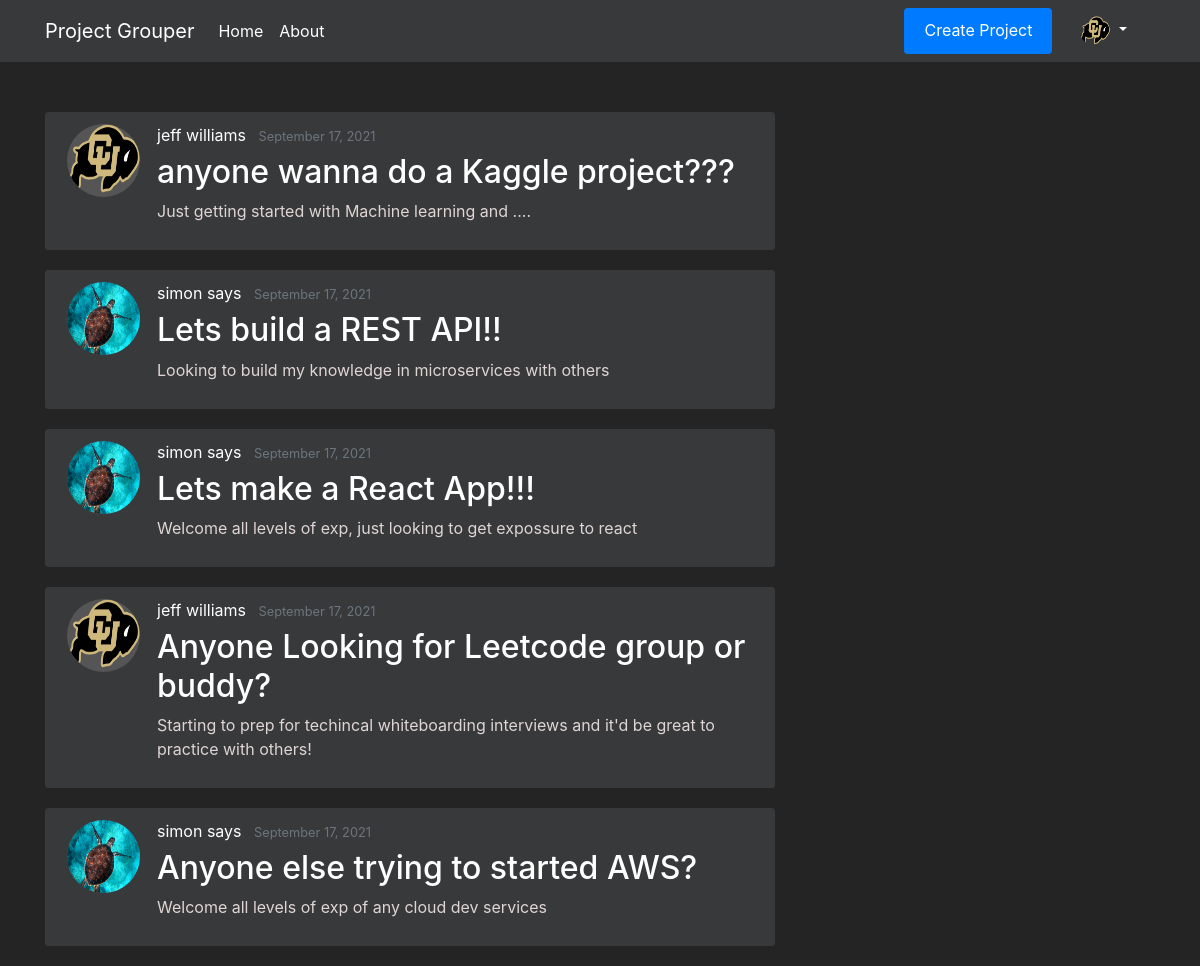
/home (signed in), run on the app's committed database.
### flaskapp/models.py (models this page shows, shortened)
class Users(db.Model, UserMixin):
    __tablename__ = 'user'
    id = db.Column(db.Integer, primary_key=True, nullable=False)
    first_name = db.Column(db.String(20), nullable=False)
    last_name = db.Column(db.String(20), nullable=False)
    email = db.Column(db.String(50), unique=True, nullable=False)
    password = db.Column(db.String(20), nullable=False)
    profile_image = db.Column(db.String(20), nullable=False, default="Portrait_Placeholder.png")
    date_joined = db.Column(db.DateTime, nullable=False, default=datetime.utcnow)
    is_moderator = db.Column(db.Boolean, default=False, nullable=False)
    languages = db.relationship('Languages', secondary=UserLanguages, lazy='subquery', backref="get_users")
    careers = db.relationship('Careers', secondary=UserCareers, lazy='subquery', backref="get_users")

class Projects(db.Model):
    __tablename__ = 'project'
    id = db.Column(db.Integer, primary_key=True, nullable=False)
    name = db.Column(db.String(250), unique=True, nullable=False)
    desc = db.Column(db.String(500), unique=False, nullable=False)
    creation_timestamp = db.Column(db.DateTime, nullable=False, default=datetime.utcnow)
    start_date = db.Column(db.DateTime, nullable=True, default=datetime.utcnow)
    target_end_date = db.Column(db.DateTime, nullable=True, default=datetime.utcnow)
    owner_id = db.Column(db.Integer, db.ForeignKey('user.id'), nullable=False, default=1)
    owner = db.relationship("Users", foreign_keys=owner_id, backref="owned_projects", uselist=False)
    members = db.relationship('Users', secondary=UserProjects, lazy='subquery', backref="get_projects")
    languages = db.relationship('Languages', secondary=ProjectLanguages, lazy='subquery', backref="get_projects")
    careers = db.relationship('Careers', secondary=ProjectCareers, lazy='subquery', backref="get_projects")

### flaskapp/routes.py (the view)
@app.route('/')
@app.route('/home')
def home():
    projects = Projects.query.all()
    projects = sorted(projects, key=lambda x: x.creation_timestamp, reverse=True)
    for project in projects:
        print(project.creation_timestamp)
    return render_template('home.html', projects=projects)

### flaskapp/models.py (called while the page is built)
@login_manager.user_loader
def load_user(user_id):
    return Users.query.get(int(user_id))

### flaskapp/templates/home.html
{% extends "layout.html" %}
{% block content %}
    {% for project in projects %}
        <article class="media content-section">
            <img class="rounded-circle article-img" src="{{ url_for('static', filename='profile_pics/' + project.owner.profile_image) }}">
            <div class="media-body">
                <div class="article-metadata">
                    <a class="mr-2" href="#">{{ project.owner.first_name }} {{ project.owner.last_name }}</a>
                    <small class="text-muted">{{ project.creation_timestamp.strftime('%B %d, %Y') }}</small>
                </div>
                <h2><a class="article-title" href="{{ url_for('project', project_id=project.id) }}">{{ project.name }}</a></h2>
                <p class="article-content">{{ project.desc }}</p>
            </div>
            </article>
    {% endfor %}
{% endblock content %}

### flaskapp/templates/layout.html (shortened to what this page needs)
<!DOCTYPE html>
<html lang="en">
<head>
    <link rel="stylesheet" href="https://maxcdn.bootstrapcdn.com/bootstrap/4.0.0/css/bootstrap.min.css">
    <link rel="stylesheet" type="text/css" href="{{ url_for('static', filename='/main.css') }}">
</head>
<body>
    <header class="site-header">
        <nav class="navbar navbar-expand-md navbar-dark bg-steel fixed-top">
            <div class="container">
                <a class="navbar-brand" href="/"> Project Grouper </a>
                <div class="collapse navbar-collapse" id="navbarToggle">
                    <div class="navbar-nav mr-auto">
                        <a class="nav-item nav-link" href="{{ url_for('home') }}">Home</a>
                        <a class="nav-item nav-link" href="{{ url_for('about') }}">About</a>
                    </div>
                    <div class="navbar-nav">
                        {% if current_user.is_authenticated %}
                            <a class="btn btn-primary btn-sml" href="{{ url_for('new_project') }}">Create Project</a>
                            <li class="nav-item dropdown">
                                <a class="nav-link dropdown-toggle" href="#" id="navbarDropdownMenuLink" role="button" data-toggle="dropdown" aria-haspopup="true" aria-expanded="false">
                                    <img src="{{ url_for('static', filename='profile_pics/' + current_user.profile_image) }}" width="30" height="30" class="rounded-circle">
                                </a>
                        {% else %}
                            <a class="nav-item nav-link" href="{{ url_for('login') }}">Login</a>
                            <a class="nav-item nav-link" href="{{ url_for('register') }}">Register</a>
                        {% endif %}
                    </div>
                </div>
            </div>
        </nav>
    </header>
    <main role="main" class="container">
      <div class="row">
        <div class="col-md-8">
          {% block content %}
          {% endblock %}
        </div>
      </div>
    </main>
</body>
</html>

### flaskapp/static/main.css (style rules this page uses)
.btn-primary { border: none; color: #ffffff; padding: 10px 20px; cursor: pointer; }
.navbar-nav > li { padding-left:20px; padding-right:20px; }
body { background: #252424; color: #e0d5d5; margin-top: 7rem; }
h1, h2, h3, h4, h5, h6 { color: #ffffff; }
.mr-2 { color: #ffffff; }
.bg-steel { background-color: #38393a; }
.site-header .navbar-nav .nav-link { color: #ffffff; }
.content-section { background: #38393a; padding: 10px 20px; border: 1px solid #38393a; border-radius: 3px; margin-bottom: 20px; }
.article-title { color: #ffffff; }
.article-content { white-space: pre-line; }
.article-img { height: 75px; width: 75px; margin-right: 16px; border: 1px solid #38393a; background:#555555; }
.article-metadata { padding-bottom: 1px; margin-bottom: 4px; border-bottom: 1px solid #38393a; }

### data on the page
Users: profile_image (picture)
Projects: profile_image (picture), owner.first_name "jeff", owner.last_name "williams", creation_timestamp "September 17, 2021", name "anyone wanna do a Kaggle project???", desc "Just getting started with Machine learning and ...."
Projects: profile_image (placeholder picture), owner.first_name "simon", owner.last_name "says", creation_timestamp "September 17, 2021", name "Lets build a REST API!!", desc "Looking to build my knowledge in microservices with others"
Projects: profile_image (placeholder picture), owner.first_name "simon", owner.last_name "says", creation_timestamp "September 17, 2021", name "Lets make a React App!!!", desc "Welcome all levels of exp, just looking to get expossure to react"
Projects: profile_image (picture), owner.first_name "jeff", owner.last_name "williams", creation_timestamp "September 17, 2021", name "Anyone Looking for Leetcode group or buddy?", desc "Starting to prep for techincal whiteboarding interviews and it'd be great to practice with others!"
Projects: profile_image (placeholder picture), owner.first_name "simon", owner.last_name "says", creation_timestamp "September 17, 2021", name "Anyone else trying to started AWS?", desc "Welcome all levels of exp of any cloud dev services"
